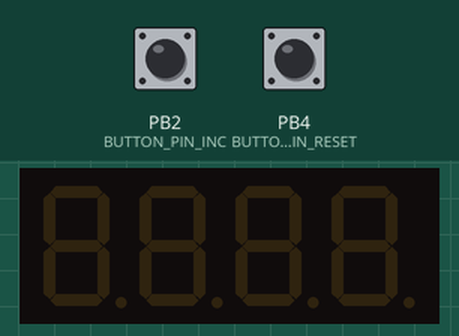
Recording of a sketch running on a simulated ATtiny85, built with avr-gcc and run on an emulated ATtiny85. Shown: 4-digit seven-segment display. The test bench sets the inputs (shaded band); at power-on: PB2 (BUTTON_PIN_INC) HIGH, PB4 (BUTTON_PIN_RESET) HIGH.

Above: at 1.2 s.
1.3 s: PB2 (BUTTON_PIN_INC) pulled LOW for 1 s
At 3.1 s:
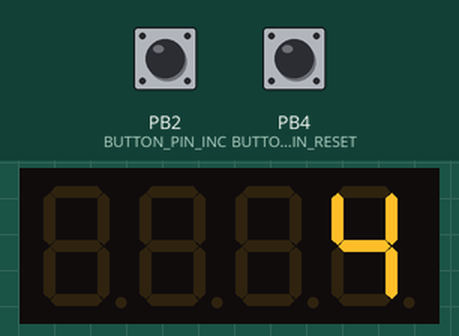
3.8 s: PB4 (BUTTON_PIN_RESET) pulled LOW for 0.15 s
At 5.0 s:
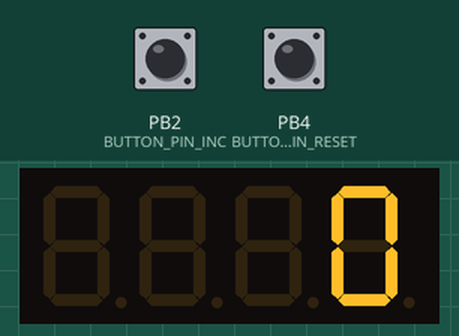
5.4 s: PB2 (BUTTON_PIN_INC) pulled LOW for 3.2 s
At 9.2 s:
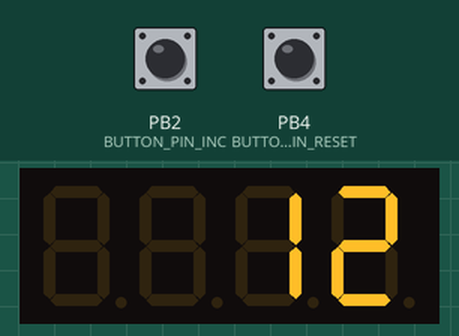
Timing chart, 0 to 10.7 s (numbered marks = the images above; inputs shaded):
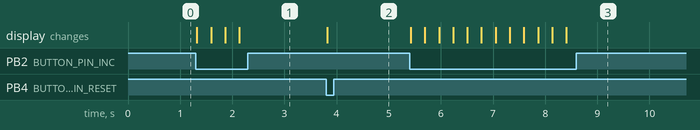

Measured:
- after the input at 1.3 s, the display: first changes at once (image 1 shows a later state)
- after the input at 3.8 s, the display: changes at once (image 2)
- after the input at 5.4 s, the display: first changes at once (image 3 shows a later state)

The sketch:

simple_counter.ino
```cpp
#include <TinyWireM.h>
#include <TM1637Display.h>
const int CLK = 0;
const int DIO = 1;
TM1637Display display(CLK, DIO);
const int BUTTON_PIN_INC = 2;
const int BUTTON_PIN_RESET = 4;
int counter = 0;
int buttonStateInc = 0;
int buttonStateReset = 0;

void setup() {
  display.setBrightness(7);
  pinMode(BUTTON_PIN_INC, INPUT_PULLUP);
  pinMode(BUTTON_PIN_RESET, INPUT_PULLUP);
}

void loop() {
  buttonStateInc = digitalRead(BUTTON_PIN_INC);
  buttonStateReset = digitalRead(BUTTON_PIN_RESET);

  if (buttonStateInc == LOW) {
    counter++;
    display.showNumberDec(counter);
    delay(250);
  }

  if (buttonStateReset == LOW) {
    counter = 0;
    display.showNumberDec(counter);
    delay(250);
  }
}
```
